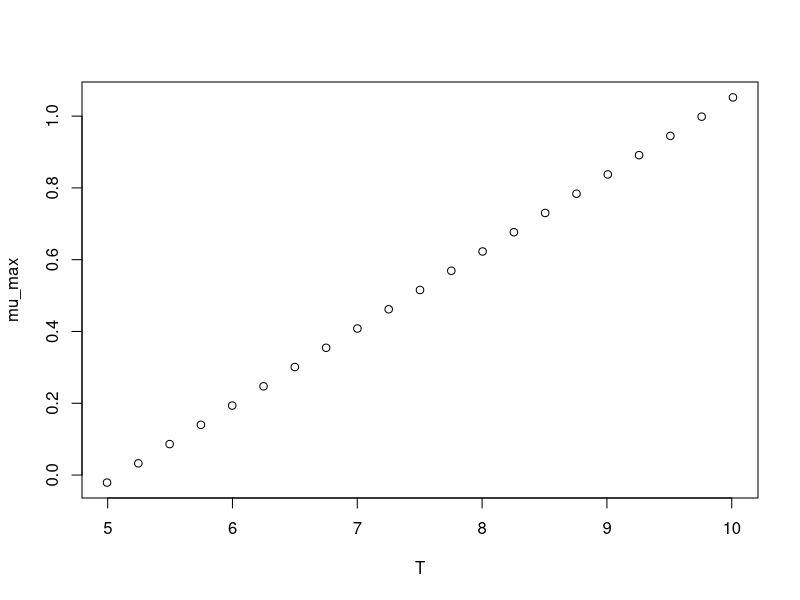

The R script that drew this image:
#############################
# start of Parameter script
#############################
T <- seq(4.995004995005,10.01,length.out=21)
#############################
# end of Parameter script
#############################
############################# 
# start of Model script Gropin ID 1289 
#############################
 
# constant coefficients for this model
 
variables <- data.frame(T)
argumentsPar <- expand.grid(variables)
 
# heart of the model
response_surface <- function(T) {
   mumax <-0.214*T-1.09

return(mumax=mumax)
} 

# output parameters
mumax <- cbind(argumentsPar,response_surface(argumentsPar['T']))
colnames(mumax) <- c(colnames(argumentsPar),'mumax')
#############################
# End of Model script
#############################
############################# 
# start of Visualisation script Gropin ID 1289 
#############################
plot(T,mumax$mumax,
                          xlab='T',
                          ylab='mu_max')
#############################
# End of Visualisation script
#############################
